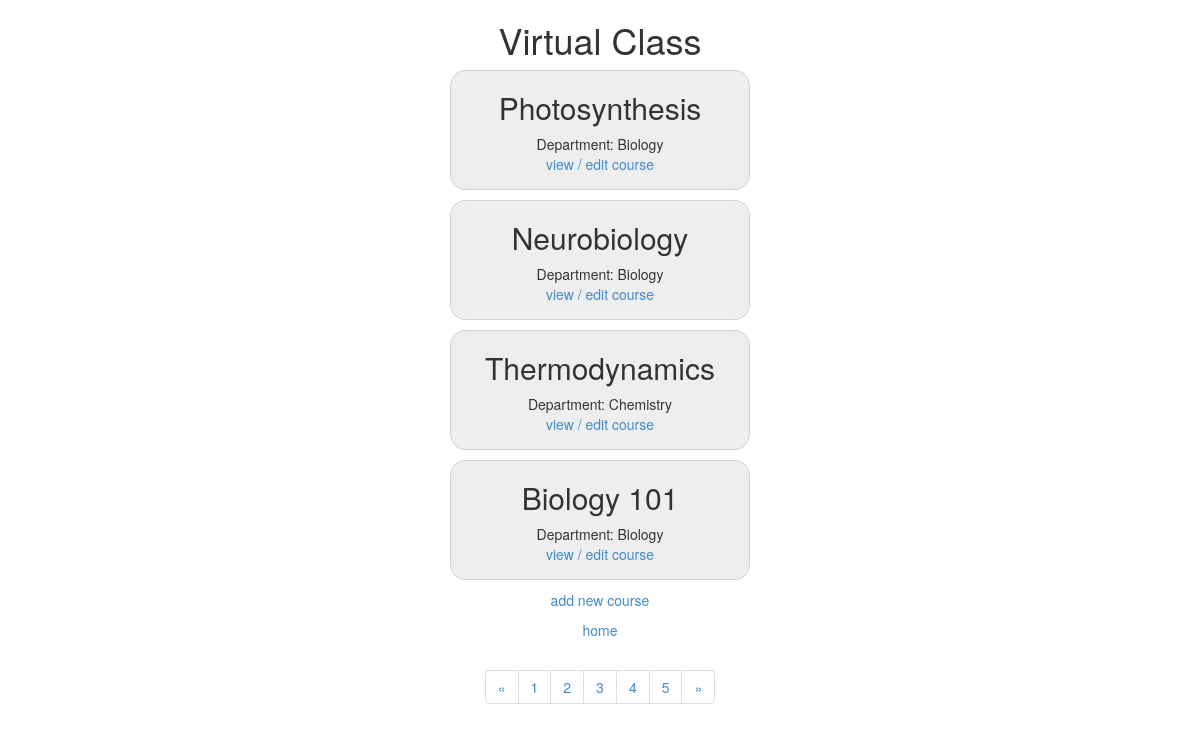
/index.php/course, run on an earlier commit of the app's database.
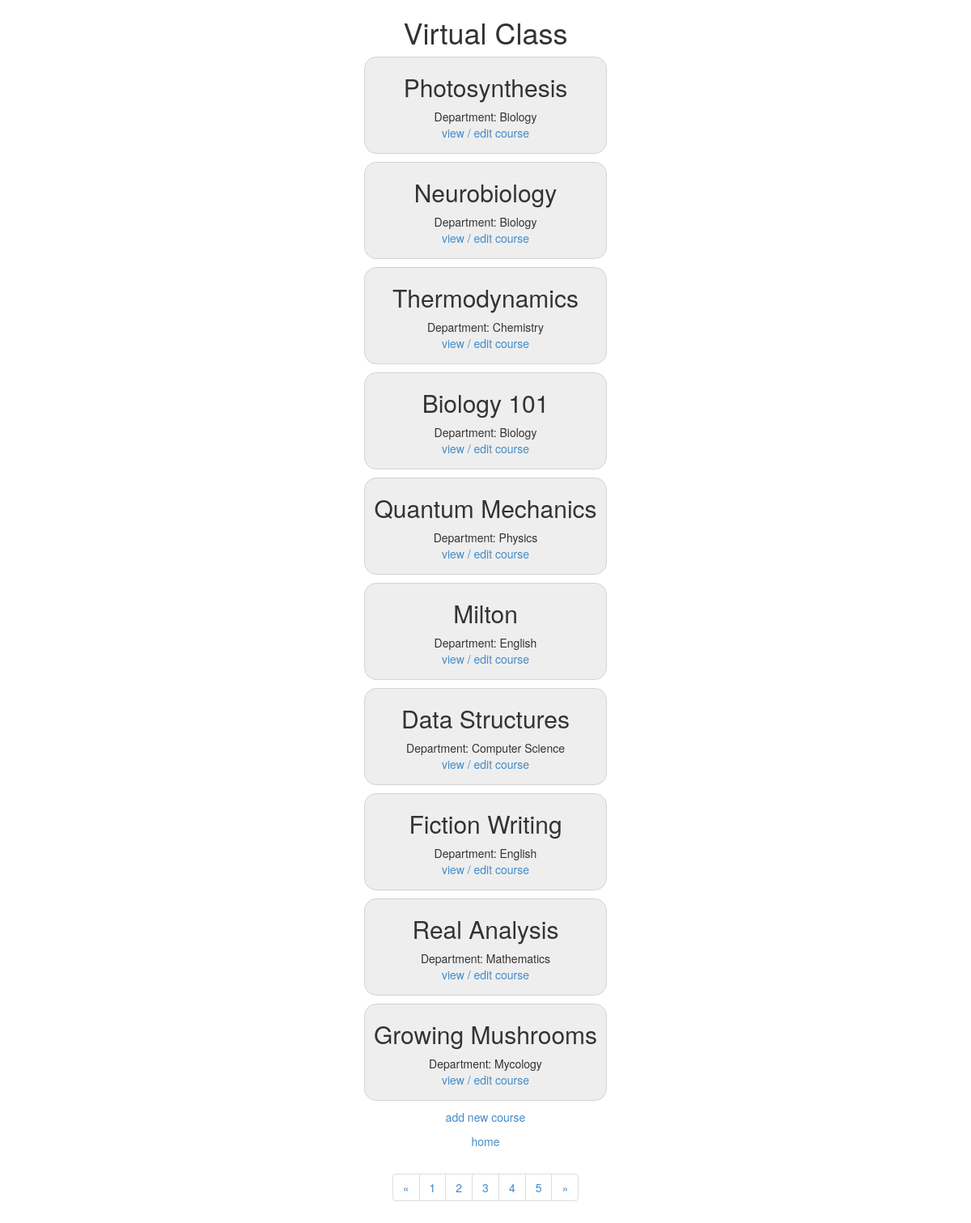
And on a later commit of the database.
### tables this page shows
CREATE TABLE `course` (
  `id` int(11) NOT NULL AUTO_INCREMENT,
  `title` varchar(128) NOT NULL,
  `dept_id` int(11) DEFAULT NULL,
  `prof_id` int(11) DEFAULT NULL,
  PRIMARY KEY (`id`),
  KEY `dept_id` (`dept_id`),
  KEY `prof_id` (`prof_id`),
  CONSTRAINT `course_ibfk_1` FOREIGN KEY (`dept_id`) REFERENCES `dept` (`id`) ON DELETE CASCADE,
  CONSTRAINT `course_ibfk_2` FOREIGN KEY (`prof_id`) REFERENCES `prof` (`id`) ON DELETE CASCADE
);

### application/controllers/course.php (called while the page is built, shortened)
<?php
class Course extends CI_Controller {
	public function __construct()
	{
		$this->load->model('course_model');
		$this->load->model('dept_model');
		$this->load->model('enrollment_model');
		$this->load->model('student_model');
	}
	public function index()
	{
		$data['courses'] = $this->course_model->get_courses();
		$data['title'] = 'courses list';
		$data['pagenum'] = 1;
		$this->load->view('templates/header', $data);
		$this->load->view('course/page', $data);
		$this->load->view('templates/footer');
	}
}

### index.php (called while the page is built, shortened)
<?php
require_once BASEPATH.'core/CodeIgniter.php';

### application/models/course_model.php (called while the page is built, shortened)
<?php
class Course_model extends CI_Model {
	public function get_courses($id=FALSE,$pagenum=1)
	{
		if ($id === FALSE)
		{
			$query = $this->db->get('course',10,10*($pagenum-1));
			$results = $query->result_array();
			for ($i = 0; $i < count($results); ++$i) {
			    $id = $results[$i]['dept_id'];
			    $this->db->select('name');
			    $this->db->where('id', $id);
			    $q = $this->db->get('dept');
			    foreach ($q->result() as $row)
			    {
			         $dept_name = $row->name;
			    }
			    $results[$i]['dept_name'] = $dept_name;
			}
			return $results;
		}
		$query = $this->db->get_where('course', array('id' => $id));
		$row = $query->row_array();
		$dept_id = $row['dept_id'];
		$this->db->select('name');
		$this->db->where('id', $dept_id);
		$q = $this->db->get('dept');
		$dept_name = $q->row()->name;
		$row['dept_name'] = $dept_name;
		return $row;
	}
}

### application/views/course/page.php (the view)
<div id="wrap">
<ul class ="courses">
	<?php foreach ($courses as $course_item): ?>
	<li>
	    <h2><?php echo $course_item['title'] ?></h2>
	    <div class="main">
	    	<?php echo "Department:" ?>
	        <?php echo $course_item['dept_name'] ?>
	    </div>
	    <p><a href="<?php echo base_url();?>index.php/course/view/<?php echo $course_item['id'] ?>">view / edit course </a></p>
	</li>
	<?php endforeach ?>
</ul>
<p><a href="<?php echo base_url();?>index.php/course/create">add new course </a></p>
<p><a href="<?php echo base_url();?>index.php/">home</a> </p>
<ul class="pagination">
	  <li><a href="<?php echo base_url();?>index.php/course/page/<?php echo max(1, $pagenum-1)?>">&laquo;</a></li>
	  <li><a href="<?php echo base_url();?>index.php/course/page/1">1</a></li>
	  <li><a href="<?php echo base_url();?>index.php/course/page/2">2</a></li>
	  <li><a href="<?php echo base_url();?>index.php/course/page/3">3</a></li>
	  <li><a href="<?php echo base_url();?>index.php/course/page/4">4</a></li>
	  <li><a href="<?php echo base_url();?>index.php/course/page/5">5</a></li>
	  <li><a href="<?php echo base_url();?>index.php/course/page/<?php echo $pagenum+1?>">&raquo;</a></li>
</ul>
</div>

### application/views/templates/header.php (shortened to what this page needs)
<html>
<head>
	<link href="<?php echo base_url(); ?>assets/css/core.css" media="screen" rel="stylesheet" type="text/css" />
	<link rel="stylesheet" href="<?php echo base_url("assets/css/bootstrap.css"); ?>">
</head>
<body>
	<h1>Virtual Class</h1>

### application/views/templates/footer.php
<br>
<br>
<br>
</html>

### assets/css/core.css (style rules this page uses)
body { font-family: "Arial"; font-size: 12px; text-align:center; }
#wrap { text-align: center; }
ul.courses { list-style-type: none; width: 300px; margin: 0; padding: 0; display: inline-block; text-align: center; }
ul.courses li { background: #eeeeee; border: 1px solid #d3d3d3; padding: 0px; width: 100%; height:120px; margin-bottom: 10px; margin-right: 10px; text-align: center; display: inline-block; border-radius: 15px; }

What changed in the data, as far as the page shows it:
added course: title "Quantum Mechanics", dept_name "Physics"
added course: title "Milton", dept_name "English"
added course: title "Data Structures", dept_name "Computer Science"
added course: title "Fiction Writing", dept_name "English"
added course: title "Real Analysis", dept_name "Mathematics"
added course: title "Growing Mushrooms", dept_name "Mycology"
